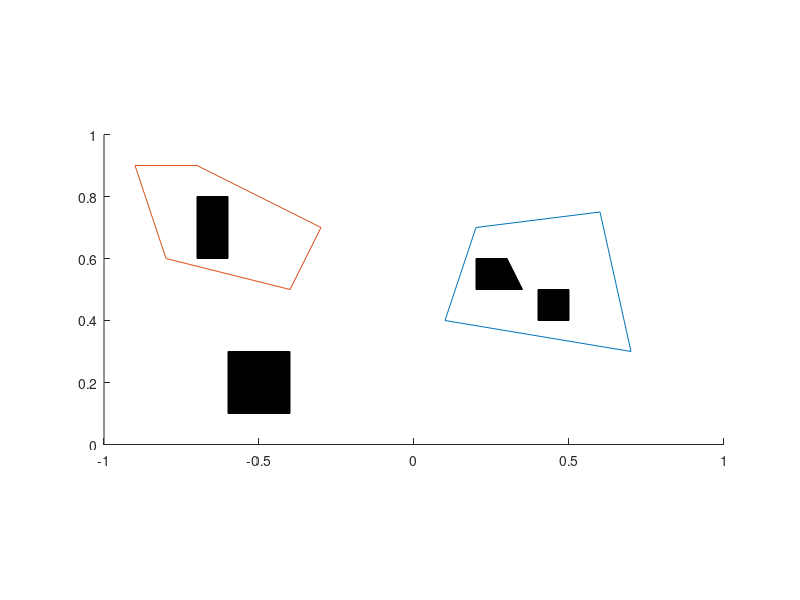

Here is the MATLAB script that generated this plot: (Note: this script raises an error after producing the figure.)
clc;
clear all;
close all;
figure;
hold on;
axis equal
axis([-1 1 0 1]);
xv1=[0.2 0.6 0.7 0.1 0.2];
yv1=[0.7 0.75 0.3 0.4 0.7];
plot(xv1,yv1);
xv2=[-0.9 -0.7 -0.3 -0.4 -0.8 -0.9];
yv2=[0.9 0.9 0.7 0.5 0.6 0.9];
plot(xv2,yv2);
aBarrier=[0.4 0.5 0.5 0.4;0.5 0.5 0.4 0.4];
fill(aBarrier(1,:),aBarrier(2,:),'black');
aBarrier=[0.2 0.3 0.35 0.2; 0.6 0.6 0.5 0.5];
fill(aBarrier(1,:),aBarrier(2,:),'black');
aBarrier=[-0.6 -0.4 -0.4 -0.6; 0.3 0.3 0.1 0.1];
fill(aBarrier(1,:),aBarrier(2,:),'black');
aBarrier=[-0.7 -0.6 -0.6 -0.7;0.8 0.8 0.6 0.6];
fill(aBarrier(1,:),aBarrier(2,:),'black');
a=load('D:\github\Java\JavaUAV\output\linesOut.txt')
for i=1:size(a,1)
    plot([a(i,1) a(i,3)],[a(i,2) a(i,4)])
end
b=load('D:\github\Java\JavaUAV\output\pointsOut.txt');
for i=1:size(b,1)
    plot(b(i,1),b(i,2),'r*');
end
for i=1:size(b,1)-1
    plot([b(i,1),b(i+1,1)],[b(i,2),b(i+1,2)],'r','LineWidth',4);
    getframe
    pause(0.5)
end